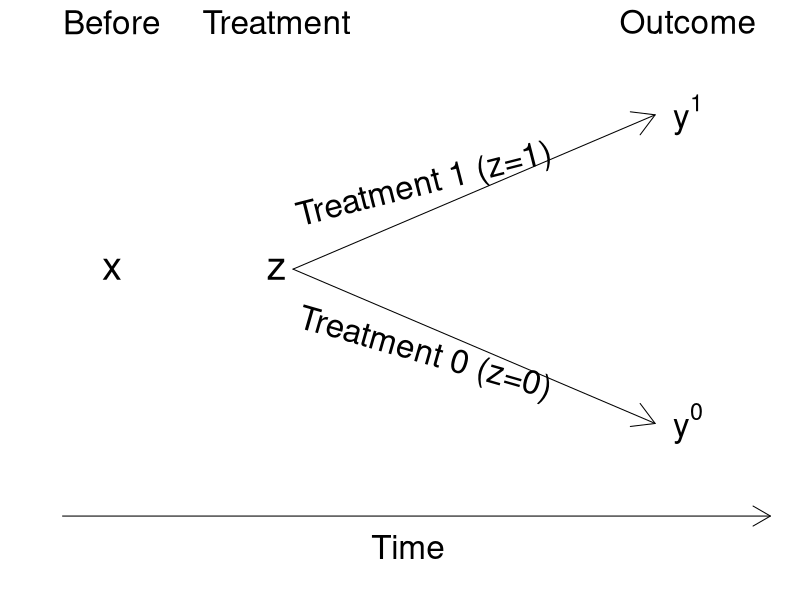

Reproduce this figure in R.
pdf(root("CausalDiagram/figs","diagram1.pdf"), height=4.5, width=10)
par(mar=c(0,0,0,0))
plot(c(-.5,4), c(0,1.8), xlab="", ylab="", xaxt="n", yaxt="n", bty="n", type="n")
text(0, 1, "x", cex=2.4)
text(1, 1, "z", cex=2.4)
text(3.5, .5, expression (y^0), cex=2)
text(3.5, 1.5, expression (y^1), cex=2)
text(c(0,1,3.5), c(1.8,1.8,1.8), c("Before","Treatment","Outcome"), cex=2)
text(1.9, .72, "Treatment 0 (z=0)", cex=2, srt=-16)
text(1.9, 1.27, "Treatment 1 (z=1)", cex=2, srt=14.3)
arrows(c(1.1,1.1), c(1,1), c(3.3,3.3), c(.5, 1.5))
arrows(-.3,.2,4,.2, length=.2)
text(1.8, .1, "Time", cex=2)
dev.off()

# Diagram 2 for causal inference

